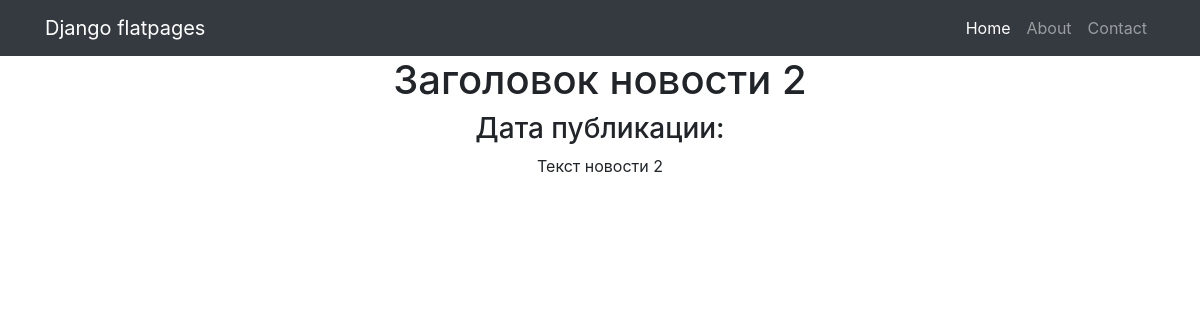
The page /posts/3 on the database as committed earlier.
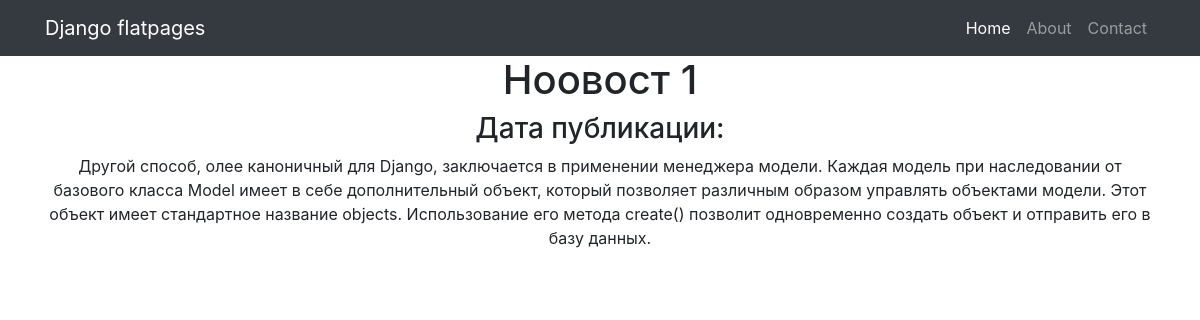
The same page on the database as committed later.
### articles/models.py (models this page shows, shortened)
class Post(models.Model):
    author = models.ForeignKey(Author, on_delete=models.CASCADE)
    NEWS = 'NW'
    ARTICLE = 'AR'
    CATEGORY_CHOICES = (
        (NEWS, 'Новость'),
        (ARTICLE, 'Статья'),
    )
    caregoryType = models.CharField(max_length=2, choices=CATEGORY_CHOICES, default=ARTICLE)   # исправить опечатку
    dateCreation = models.DateTimeField(auto_now_add = True)
    postCategory = models.ManyToManyField(Category, through='PostCategory')
    title = models.CharField(max_length=128)
    text = models.TextField()
    rating = models.SmallIntegerField(default=0)

### articles/views.py (the view)
# urls.py: path('<int:pk>', PostDetail.as_view(), name='post_list'),
class PostDetail(DetailView):
    model = Post
    template_name = 'post_list.html'
    context_object_name = 'post'

### articles/templatetags/custom_filters.py (called while the page is built)
@register.filter(name='censor')
def censor(value):
    value_new = []
    value_list = value.split()
    for word in value_list:
        if word in censor_list:
            word = '*цензура*'
        value_new.append(word)
    value_censor = ' '.join(value_new)
    return value_censor

### templates/post_list.html (shortened to what this page needs)
{% extends 'flatpages/default.html' %}
{% load custom_filters %}
{% block content %}
    <h1>{{ post.title|censor }}</h1>
    <h3>Дата публикации: {{ post.dateCreation|date:'d M Y' }} {{ post.dateCreation|time:"H:i" }}</h3>
    <p>{{ post.text|censor }}</p>
{% endblock content %}

Rows that differ between the two databases and show on the page:
changed Post: title|censor "Заголовок новости 2" → "Ноовост 1"; text|censor "Текст новости 2" → "Другой способ, олее каноничный для Django, заключается в применении менеджера модели. Каждая модель при наследовании от базового класса Model имеет в себе дополнительный объект, который позволяет различным образом управлять объектами модели. Этот объект имеет стандартное название objects. Использование его метода create() позволит одновременно создать объект и отправить его в базу данных."
